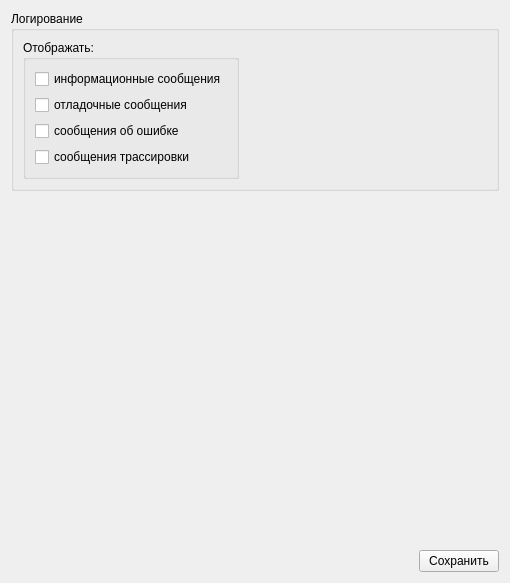
<?xml version="1.0" encoding="UTF-8"?>
<ui version="4.0">
 <class>Page_logging</class>
 <widget class="QWidget" name="Page_logging">
  <property name="geometry">
   <rect>
    <x>0</x>
    <y>0</y>
    <width>510</width>
    <height>583</height>
   </rect>
  </property>
  <property name="windowTitle">
   <string>Form</string>
  </property>
  <layout class="QVBoxLayout" name="verticalLayout">
   <item>
    <widget class="QGroupBox" name="groupBox">
     <property name="title">
      <string>Логирование</string>
     </property>
     <layout class="QHBoxLayout" name="horizontalLayout_4">
      <item>
       <widget class="QGroupBox" name="groupBox_2">
        <property name="title">
         <string>Отображать:</string>
        </property>
        <layout class="QVBoxLayout" name="verticalLayout_2">
         <item>
          <widget class="QCheckBox" name="cb_show_info">
           <property name="text">
            <string>информационные сообщения</string>
           </property>
          </widget>
         </item>
         <item>
          <widget class="QCheckBox" name="cb_show_debug">
           <property name="text">
            <string>отладочные сообщения</string>
           </property>
          </widget>
         </item>
         <item>
          <widget class="QCheckBox" name="cb_show_error">
           <property name="text">
            <string>сообщения об ошибке</string>
           </property>
          </widget>
         </item>
         <item>
          <widget class="QCheckBox" name="cb_show_trace">
           <property name="text">
            <string>сообщения трассировки</string>
           </property>
          </widget>
         </item>
        </layout>
       </widget>
      </item>
      <item>
       <spacer name="horizontalSpacer_4">
        <property name="orientation">
         <enum>Qt::Horizontal</enum>
        </property>
        <property name="sizeHint" stdset="0">
         <size>
          <width>178</width>
          <height>20</height>
         </size>
        </property>
       </spacer>
      </item>
     </layout>
    </widget>
   </item>
   <item>
    <spacer name="verticalSpacer_2">
     <property name="orientation">
      <enum>Qt::Vertical</enum>
     </property>
     <property name="sizeHint" stdset="0">
      <size>
       <width>20</width>
       <height>40</height>
      </size>
     </property>
    </spacer>
   </item>
   <item>
    <layout class="QHBoxLayout" name="horizontalLayout_3">
     <item>
      <spacer name="horizontalSpacer_3">
       <property name="orientation">
        <enum>Qt::Horizontal</enum>
       </property>
       <property name="sizeHint" stdset="0">
        <size>
         <width>40</width>
         <height>20</height>
        </size>
       </property>
      </spacer>
     </item>
     <item>
      <widget class="QPushButton" name="btn_accept">
       <property name="text">
        <string>Сохранить</string>
       </property>
      </widget>
     </item>
    </layout>
   </item>
  </layout>
 </widget>
 <tabstops>
  <tabstop>cb_show_info</tabstop>
  <tabstop>cb_show_debug</tabstop>
  <tabstop>cb_show_error</tabstop>
  <tabstop>cb_show_trace</tabstop>
  <tabstop>btn_accept</tabstop>
 </tabstops>
 <resources/>
 <connections/>
</ui>
